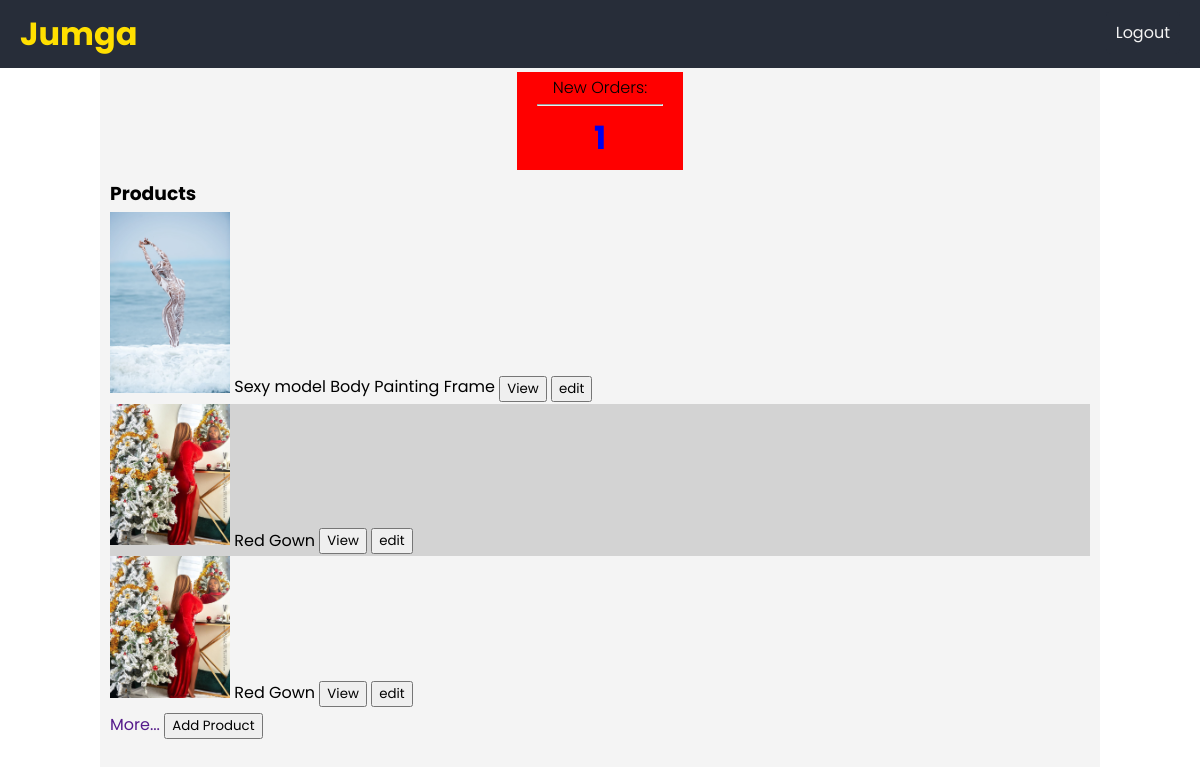
Screenshot of /store/dashboard/ (signed in) with the database file from the repository.
### product/models.py (models this page shows, shortened)
class Product(models.Model):
	name = models.CharField(max_length=150)
	image = models.ImageField(null = True)
	description = models.TextField(null=True, blank=True)
	price = models.PositiveIntegerField()
	store = models.ForeignKey(Store, on_delete=models.CASCADE)
	category = models.ForeignKey(Category, null=True, on_delete=models.SET_NULL)
	tags = models.ManyToManyField(Tag, blank=True)
	available_units = models.PositiveIntegerField(blank=False, default=1)
	date_created = models.DateTimeField(auto_now_add=True)
	date_updated = models.DateTimeField(auto_now=True)

### store/decorators.py (the view)
    def wrap(request, *args, **kwargs):
        try:
            store = request.user.store
            if store.is_active:
                return function(request, *args, **kwargs)
            else:
                return HttpResponseRedirect(reverse("activate_store"))
        except ObjectDoesNotExist:
            return HttpResponseRedirect(reverse("create_store"))

### account/models.py (called while the page is built)
    def __str__(self):
        return self.email

### store/views.py (called while the page is built)
@login_required
@has_store
def Dashboard(request):
    store = request.user.store
    template = "store/index.html"
    product_list = store.product_set.all().order_by("-date_updated")
    orders = Order.objects.filter(store=store, completed=True)
    deliveries = []
    for order in orders:
        if order.status != "DE":
            deliveries.append(order)
    length = len(deliveries)
    context = {
        "store": store,
        "product_list": product_list,
        "length": length
    }
    return render(request, template, context)

### templates/store/index.html
{% extends 'product/base.html' %}
{% block body %}
	<div class="notifications">
		<div class="order-notification">
			<a href="{% url 'pending_orders' %}">
				<p>New Orders:</p>
				<hr>
				<h1>{{ length }}</h1>
			</a>
		</div>
	</div>
	<div class="product-table">
		<h3>Products</h3>
		{% for product in product_list %}
		<div class="product-table-item">
			<img src="{{ product.image.url }}" alt="">
			<span>{{ product.name }}</span>
			<a href="{% url 'details' product.id %}"><button>View</button></a>
			<a href="{% url 'update_product' product.id %}"><button>edit</button></a>
		</div>
		{% endfor %}
		<a href="">More...</a>
		<a href="{% url 'create_product' %}"><button>Add Product</button></a>
	</div>
{% endblock %}

### static/css/base.css (style rules this page uses)
* { box-sizing: border-box; text-decoration: none; margin: 0; font-family: 'Poppins', sans-serif; }
body { width: 100%; margin: 0; background: white; }
img { width: 100%; }
a p { text-decoration: none; color: black; font-weight: 300; padding: 0 1rem; }
.notifications { display: flex; flex-direction: column; }
.order-notification { text-align: center; background-color: red; margin: 0 auto; padding: 0 20px; }
.product-table { display: block; padding: 5px 10px; }
.product-table-item { display: block; justify-content: space-around; margin: 0; }
.product-table-item img { max-width: 120px; }
.product-table-item:nth-child(odd) { background-color: #D3D3D3; }

### rows the page displays
Product: image (picture), name "Sexy model Body Painting Frame"
Product: image (picture), name "Red Gown"
Product: image (picture), name "Red Gown"

### other values shown
{{ length }} "1"
